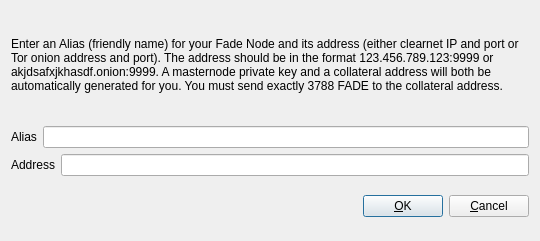
<?xml version="1.0" encoding="UTF-8"?>
<ui version="4.0">
 <class>AddEditAdrenalineNode</class>
 <widget class="QDialog" name="AddEditAdrenalineNode">
  <property name="geometry">
   <rect>
    <x>0</x>
    <y>0</y>
    <width>540</width>
    <height>241</height>
   </rect>
  </property>
  <property name="windowTitle">
   <string>Add/Edit Fade Node</string>
  </property>
  <property name="modal">
   <bool>true</bool>
  </property>
  <layout class="QVBoxLayout" name="verticalLayout">
   <item>
    <layout class="QVBoxLayout" name="verticalLayout_2">
     <property name="topMargin">
      <number>0</number>
     </property>
     <property name="bottomMargin">
      <number>0</number>
     </property>
     <item>
      <widget class="QLabel" name="label_3">
       <property name="sizePolicy">
        <sizepolicy hsizetype="Preferred" vsizetype="Expanding">
         <horstretch>0</horstretch>
         <verstretch>0</verstretch>
        </sizepolicy>
       </property>
       <property name="text">
        <string>&lt;html&gt;&lt;head/&gt;&lt;body&gt;&lt;p&gt;Enter an Alias (friendly name) for your Fade Node and its address (either clearnet IP and port or Tor onion address and port).  The address should be in the format 123.456.789.123:9999 or akjdsafxjkhasdf.onion:9999.  A masternode private key and a collateral address will both be automatically generated for you.  You must send exactly 3788 FADE to the collateral address.&lt;/p&gt;&lt;/body&gt;&lt;/html&gt;</string>
       </property>
       <property name="wordWrap">
        <bool>true</bool>
       </property>
      </widget>
     </item>
     <item>
      <layout class="QHBoxLayout" name="horizontalLayout">
       <property name="bottomMargin">
        <number>0</number>
       </property>
       <item>
        <widget class="QLabel" name="label">
         <property name="text">
          <string>Alias</string>
         </property>
        </widget>
       </item>
       <item>
        <widget class="QLineEdit" name="aliasLineEdit"/>
       </item>
      </layout>
     </item>
     <item>
      <layout class="QHBoxLayout" name="horizontalLayout_2">
       <property name="bottomMargin">
        <number>0</number>
       </property>
       <item>
        <widget class="QLabel" name="label_2">
         <property name="text">
          <string>Address</string>
         </property>
        </widget>
       </item>
       <item>
        <widget class="QLineEdit" name="addressLineEdit"/>
       </item>
      </layout>
     </item>
     <item>
      <layout class="QHBoxLayout" name="horizontalLayout_3">
       <property name="bottomMargin">
        <number>0</number>
       </property>
      </layout>
     </item>
    </layout>
   </item>
   <item>
    <layout class="QHBoxLayout" name="horizontalLayout_Buttons">
     <item>
      <spacer name="horizontalSpacer_1">
       <property name="orientation">
        <enum>Qt::Horizontal</enum>
       </property>
       <property name="sizeHint" stdset="0">
        <size>
         <width>40</width>
         <height>48</height>
        </size>
       </property>
      </spacer>
     </item>
     <item>
      <widget class="QLabel" name="statusLabel">
       <property name="font">
        <font>
         <weight>75</weight>
         <bold>true</bold>
        </font>
       </property>
       <property name="text">
        <string/>
       </property>
       <property name="textFormat">
        <enum>Qt::PlainText</enum>
       </property>
       <property name="wordWrap">
        <bool>true</bool>
       </property>
      </widget>
     </item>
     <item>
      <spacer name="horizontalSpacer_2">
       <property name="orientation">
        <enum>Qt::Horizontal</enum>
       </property>
       <property name="sizeHint" stdset="0">
        <size>
         <width>40</width>
         <height>48</height>
        </size>
       </property>
      </spacer>
     </item>
     <item>
      <widget class="QPushButton" name="okButton">
       <property name="text">
        <string>&amp;OK</string>
       </property>
      </widget>
     </item>
     <item>
      <widget class="QPushButton" name="cancelButton">
       <property name="text">
        <string>&amp;Cancel</string>
       </property>
       <property name="autoDefault">
        <bool>false</bool>
       </property>
      </widget>
     </item>
    </layout>
   </item>
  </layout>
 </widget>
 <resources/>
 <connections/>
</ui>
